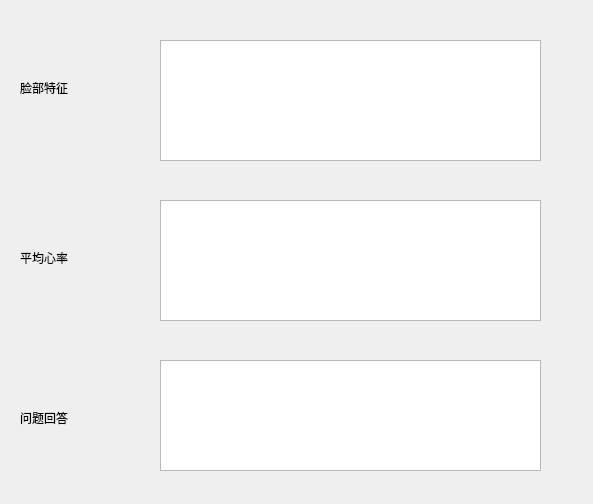
<?xml version="1.0" encoding="UTF-8"?>
<ui version="4.0">
 <class>Form</class>
 <widget class="QWidget" name="Form">
  <property name="geometry">
   <rect>
    <x>0</x>
    <y>0</y>
    <width>593</width>
    <height>504</height>
   </rect>
  </property>
  <property name="windowTitle">
   <string>Form</string>
  </property>
  <widget class="QLabel" name="label">
   <property name="geometry">
    <rect>
     <x>20</x>
     <y>80</y>
     <width>72</width>
     <height>15</height>
    </rect>
   </property>
   <property name="text">
    <string>脸部特征</string>
   </property>
  </widget>
  <widget class="QLabel" name="label_2">
   <property name="geometry">
    <rect>
     <x>20</x>
     <y>250</y>
     <width>72</width>
     <height>15</height>
    </rect>
   </property>
   <property name="text">
    <string>平均心率</string>
   </property>
  </widget>
  <widget class="QLabel" name="label_3">
   <property name="geometry">
    <rect>
     <x>20</x>
     <y>410</y>
     <width>72</width>
     <height>15</height>
    </rect>
   </property>
   <property name="text">
    <string>问题回答</string>
   </property>
  </widget>
  <widget class="QTextEdit" name="face">
   <property name="geometry">
    <rect>
     <x>160</x>
     <y>40</y>
     <width>381</width>
     <height>121</height>
    </rect>
   </property>
  </widget>
  <widget class="QTextEdit" name="averBpm">
   <property name="geometry">
    <rect>
     <x>160</x>
     <y>200</y>
     <width>381</width>
     <height>121</height>
    </rect>
   </property>
  </widget>
  <widget class="QTextEdit" name="answers">
   <property name="geometry">
    <rect>
     <x>160</x>
     <y>360</y>
     <width>381</width>
     <height>111</height>
    </rect>
   </property>
  </widget>
 </widget>
 <resources/>
 <connections/>
</ui>
